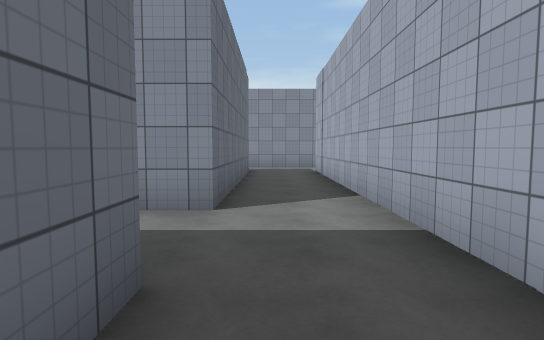
[1] (above)

24 first-person views from a walk through a Unity game level. The camera is 1.5 m above the floor, tilts 4° down and sees 80° across. The floor is counted in squares, 2 m on a side. Each view is taken from the middle of a square. On the plan, view 1 faces up. The plan holds only what a view shows up to about 11 squares ahead; the rest is blank. The place goes on beyond the plan. The player character is not drawn. Door leaves are left out, so doorways stand open. Surface patterns are stand-ins for the level's own textures.

[2]
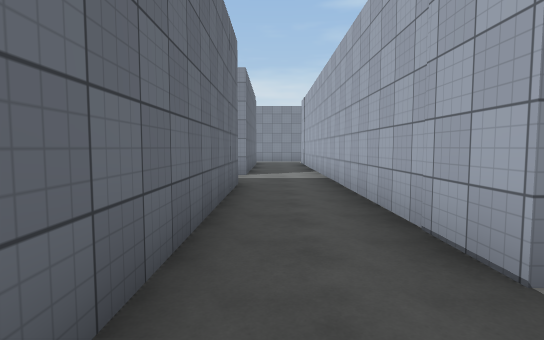

[3]
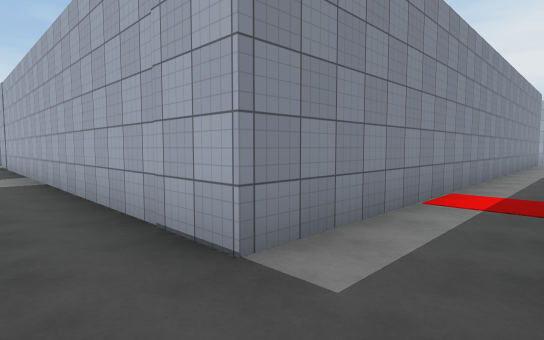

[4]
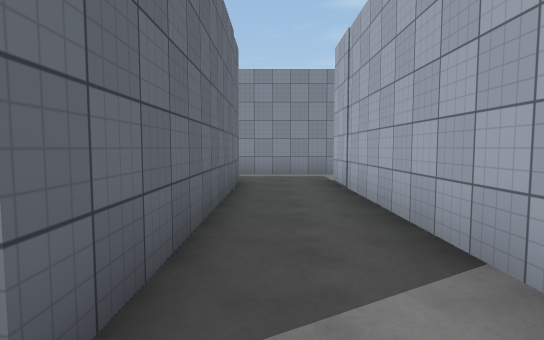

[5]
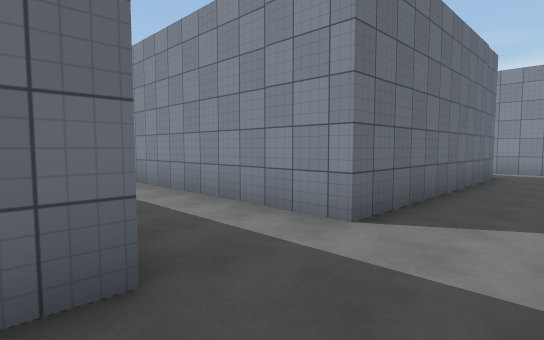

[6]
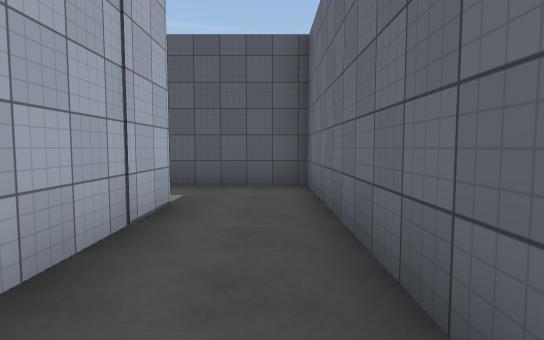

[7]
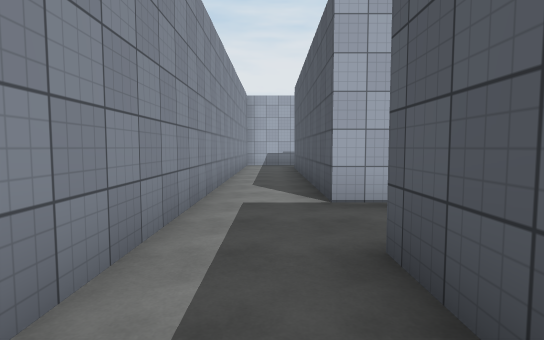

[8]
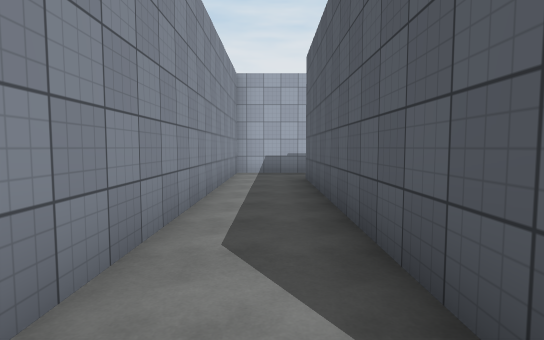

[9]
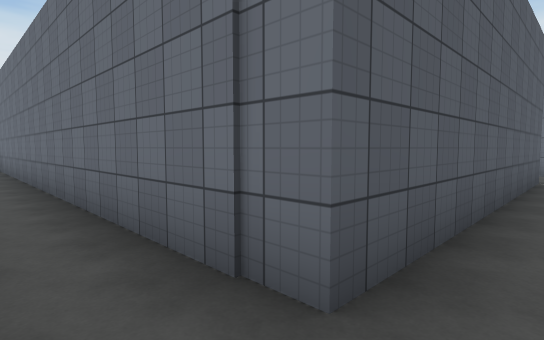

[10]
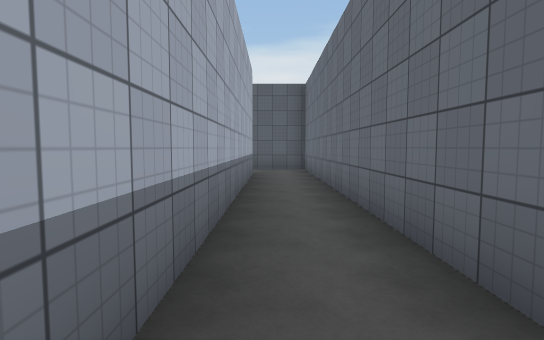

[11]
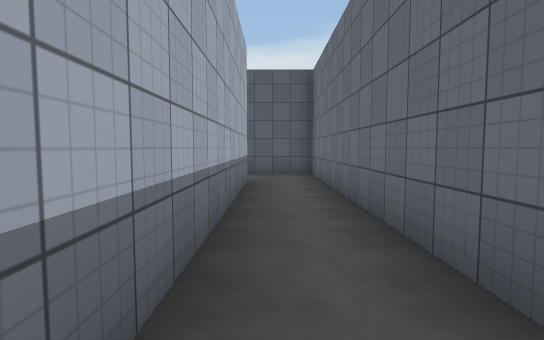

[12]
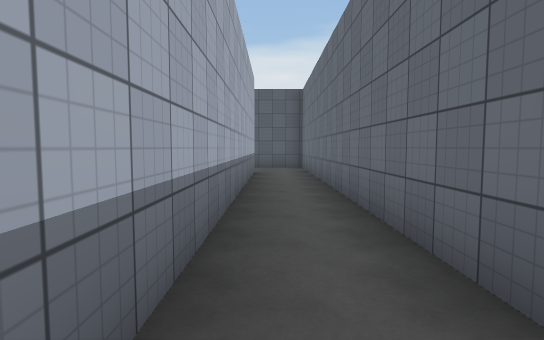

[13]
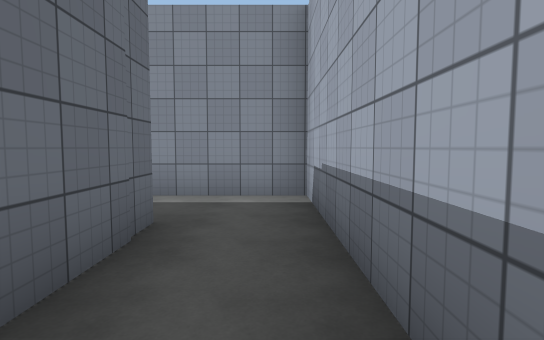

[14]
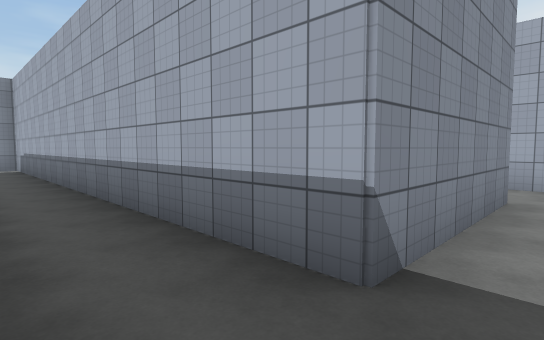

[15]
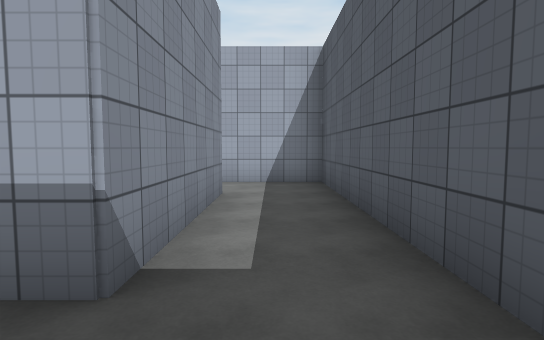

[16]
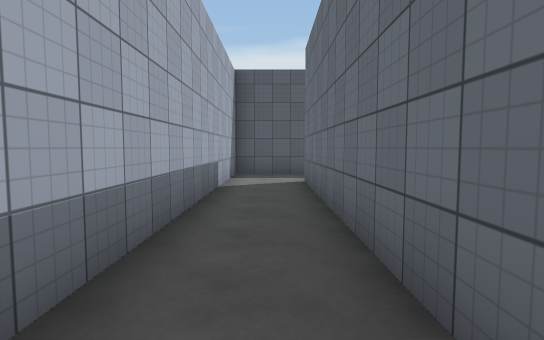

[17]
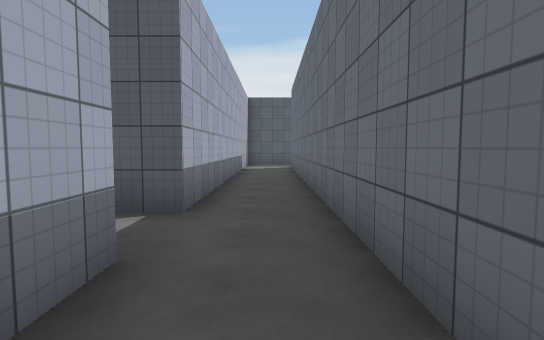

[18]
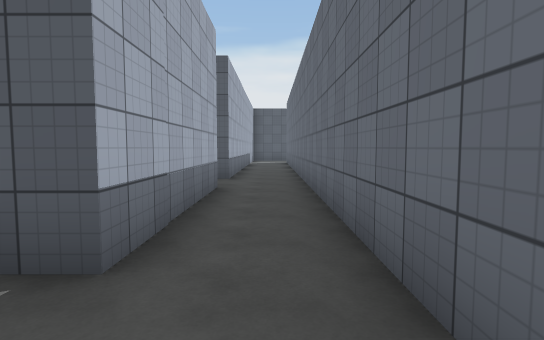

[19]
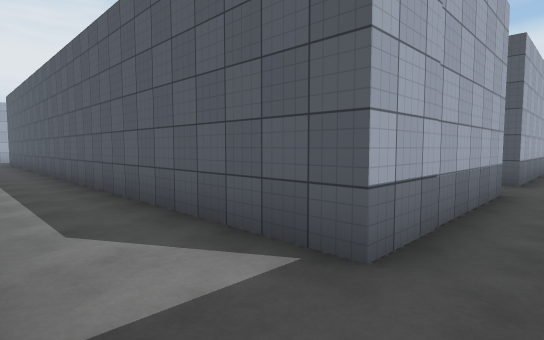

[20]
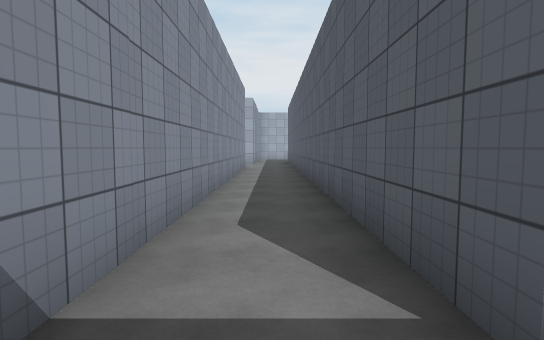

[21]
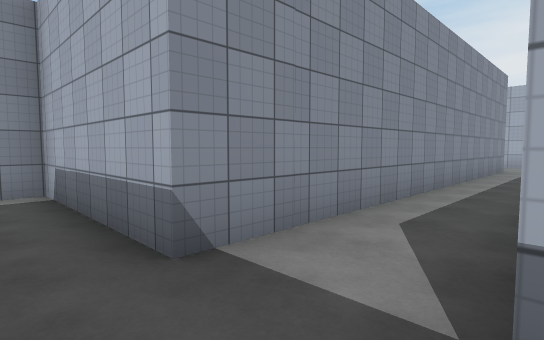

[22]
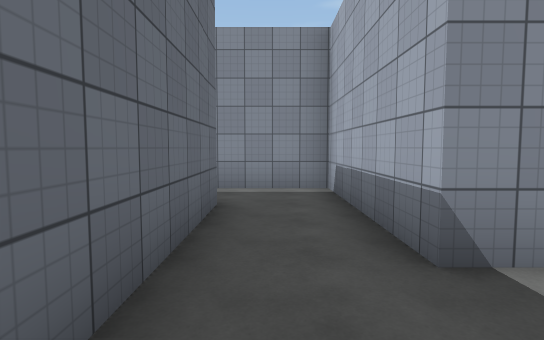

[23]
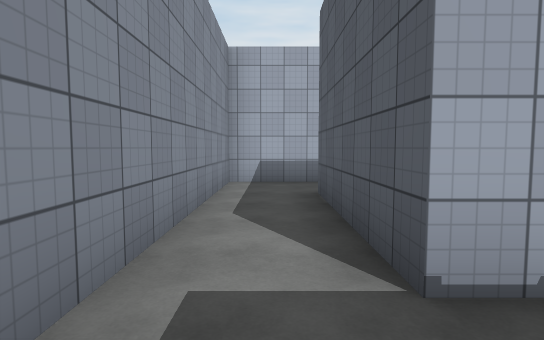

[24]
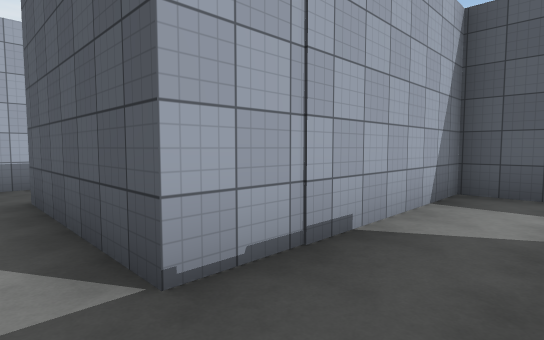

### Floor plan
Ten units are one square. View 1 is at (0, 0); x grows to the right and y downward. Boxes are objects, and circles mark ways between rooms. Rooms are numbered by the first view taken in them; rooms with no view inside come last. Other rooms are left out.
<svg viewBox="-40 -204 310 262">
<path fill="none" stroke="#000" d="M139 33 14 33 14 -102M-7 -18 -7 53 20 53M16 -120 -19 -120M-21 -102 -7 -102 -7 -38 -35 -38M105 2 105 -120 16 -120M14 -102 89 -102 89 21 106 21M160 -99 160 -141 265 -141M143 -155 143 2M160 6 160 -83M265 -160 160 -160M105 -182 143 -182 143 -155M160 -160 160 -199 100 -199M94 -133 105 -133 105 -182M143 2 105 2M106 21 160 21 160 6"/>
<circle cx="10" cy="-110" r="3" fill="#2a7"/>
<circle cx="110" cy="10" r="3" fill="#2a7"/>
<circle cx="150" cy="-150" r="3" fill="#2a7"/>
<circle cx="150" cy="0" r="3" fill="#2a7"/>
<circle cx="110" cy="-190" r="3" fill="#2a7"/>
<text x="90" y="40">1</text>
<text x="90" y="-60">2</text>
<text x="150" y="-110">3</text>
<text x="140" y="-190">4</text>
<text x="50" y="-150">5</text>
<text x="130" y="10">6</text>
</svg>
Room 1 opens to room 2. Room 2 opens to room 6. Room 3 opens to room 4. Room 3 opens to room 6. Room 4 opens to room 5.

Where each view was taken, in squares from view 1:
view 1: 0 up, 0 right, facing up
view 2: 5 down, 0 right, facing up
view 3: 5 down, 0 right, facing up-right
view 4: 3 up, 0 right, facing up
view 5: 1 up, 1 right, facing up-left
view 6: 1 up, 0 right, facing down
view 7: 11 up, 3 left, facing right
view 8: 11 up, 1 right, facing right
view 9: 11 up, 10 right, facing down-left
view 10: 9 up, 10 right, facing down
view 11: 7 up, 10 right, facing down
view 12: 10 up, 10 right, facing down
view 13: 7 up, 10 right, facing up
view 14: 1 down, 9 right, facing up-right
view 15: 1 down, 9 right, facing right
view 16: 7 up, 15 right, facing down
view 17: 12 up, 15 right, facing down
view 18: 16 up, 15 right, facing down
view 19: 16 up, 15 right, facing down-right
view 20: 15 up, 15 right, facing right
view 21: 14 up, 15 right, facing up-right
view 22: 14 up, 15 right, facing up
view 23: 19 up, 9 right, facing right
view 24: 19 up, 9 right, facing down-right
